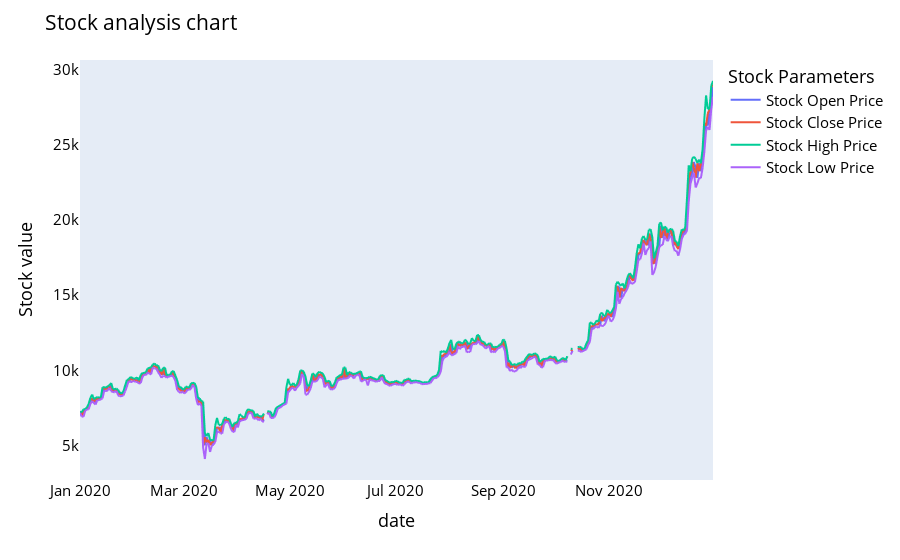

Notebook source saved alongside this figure:
### Code cell
names = cycle(['Stock Open Price','Stock Close Price','Stock High Price','Stock Low Price'])

fig = px.line(y_2020, x=y_2020.date, y=[y_2020['open'], y_2020['close'], 
                                          y_2020['high'], y_2020['low']],
             labels={'Date': 'Date','value':'Stock value'})
fig.update_layout(title_text='Stock analysis chart', font_size=15, font_color='black',legend_title_text='Stock Parameters')
fig.for_each_trace(lambda t:  t.update(name = next(names)))
fig.update_xaxes(showgrid=False)
fig.update_yaxes(showgrid=False)

fig.show()

### Figure 1 — Plotly figure (JSON) as saved in the notebook; plotly's stock layout.template omitted (floating-point values rounded to 4 significant figures; data arrays with more than 128 entries replaced by an {"elided": "..."} marker saying what was removed)
{"data": [{"hovertemplate": "variable=open<br>date=%{x}<br>Stock value=%{y}<extra></extra>", "legendgroup": "open", "line": {"color": "#636efa", "dash": "solid"}, "mode": "lines", "name": "Stock Open Price", "showlegend": true, "type": "scattergl", "x": {"elided": "366 str values"}, "xaxis": "x", "y": {"elided": "366 float values"}, "yaxis": "y"}, {"hovertemplate": "variable=close<br>date=%{x}<br>Stock value=%{y}<extra></extra>", "legendgroup": "close", "line": {"color": "#EF553B", "dash": "solid"}, "mode": "lines", "name": "Stock Close Price", "showlegend": true, "type": "scattergl", "x": {"elided": "366 str values"}, "xaxis": "x", "y": {"elided": "366 float values"}, "yaxis": "y"}, {"hovertemplate": "variable=high<br>date=%{x}<br>Stock value=%{y}<extra></extra>", "legendgroup": "high", "line": {"color": "#00cc96", "dash": "solid"}, "mode": "lines", "name": "Stock High Price", "showlegend": true, "type": "scattergl", "x": {"elided": "366 str values"}, "xaxis": "x", "y": {"elided": "366 float values"}, "yaxis": "y"}, {"hovertemplate": "variable=low<br>date=%{x}<br>Stock value=%{y}<extra></extra>", "legendgroup": "low", "line": {"color": "#ab63fa", "dash": "solid"}, "mode": "lines", "name": "Stock Low Price", "showlegend": true, "type": "scattergl", "x": {"elided": "366 str values"}, "xaxis": "x", "y": {"elided": "366 float values"}, "yaxis": "y"}], "layout": {"font": {"color": "black", "size": 15}, "legend": {"title": {"text": "Stock Parameters"}, "tracegroupgap": 0}, "margin": {"t": 60}, "title": {"text": "Stock analysis chart"}, "xaxis": {"anchor": "y", "domain": [0.0, 1.0], "showgrid": false, "title": {"text": "date"}}, "yaxis": {"anchor": "x", "domain": [0.0, 1.0], "showgrid": false, "title": {"text": "Stock value"}}}}
